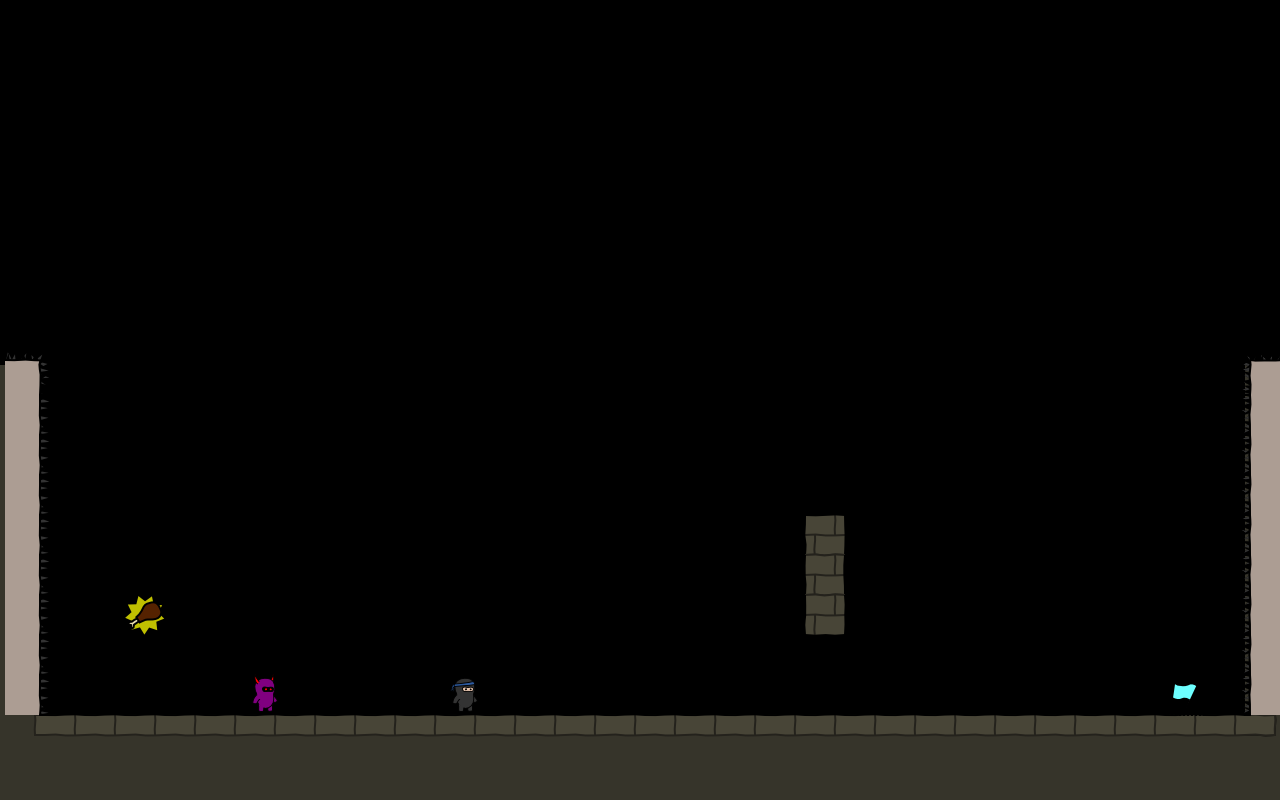

A level layout from a 2D game, rendered from its tile map. Below: a short description, then the map file with its tile-grid data intact:
An orthogonal 32x20 tile map with 40x40 px tiles, 3 tile layers (bg, walls, objects), 1 hidden layer not drawn, 3 tilesets.

<map version="1.0" orientation="orthogonal" width="32" height="20" tilewidth="40" tileheight="40">
 <tileset firstgid="1" name="world1" tilewidth="50" tileheight="50">
  <image source="world3.png" width="400" height="400" />
 </tileset>
 <tileset firstgid="65" name="objectpalette" tilewidth="50" tileheight="50">
  <image source="objectpalette.png" width="400" height="500" />
 </tileset>
 <tileset firstgid="145" name="background" tilewidth="40" tileheight="40">
  <image source="background3.png" width="320" height="600" />
 </tileset>
 <layer name="bg" width="32" height="20">
  <data encoding="csv">
0,0,0,0,0,0,0,0,0,0,0,0,0,0,0,0,0,0,0,0,0,0,0,0,0,0,0,0,0,0,0,0,
0,0,0,0,0,0,0,0,0,0,0,0,0,0,0,0,0,0,0,0,0,0,0,0,0,0,0,0,0,0,0,0,
0,0,0,0,0,0,0,0,0,0,0,0,0,0,0,0,0,0,0,0,0,0,0,0,0,0,0,0,0,0,0,0,
0,0,0,0,0,0,0,0,0,0,0,0,0,0,0,0,0,0,0,0,0,0,0,0,0,0,0,0,0,0,0,0,
0,0,0,0,0,0,0,0,0,0,0,0,0,0,0,0,0,0,0,0,0,0,0,0,0,0,0,0,0,0,0,0,
0,0,0,0,0,0,0,0,0,0,0,0,0,0,0,0,0,0,0,0,0,0,0,0,0,0,0,0,0,0,0,0,
0,0,0,0,0,0,0,0,0,0,0,0,0,0,0,0,0,0,0,0,0,0,0,0,0,0,0,0,0,0,0,0,
0,0,0,0,0,0,0,0,0,0,0,0,0,0,0,0,0,0,0,0,0,0,0,0,0,0,0,0,0,0,0,0,
0,0,0,0,0,0,0,0,0,0,0,0,0,0,0,0,0,0,0,0,0,0,0,0,0,0,0,0,0,0,0,0,
166,0,0,0,0,0,0,0,0,0,0,0,0,0,0,0,0,0,0,0,0,0,0,0,0,0,0,0,0,0,0,164,
174,0,0,0,0,0,0,0,0,0,0,0,0,0,0,0,0,0,0,0,0,0,0,0,0,0,0,0,0,0,0,172,
174,0,0,0,0,0,0,0,0,0,0,0,0,0,0,0,0,0,0,0,0,0,0,0,0,0,0,0,0,0,0,172,
174,0,0,0,0,0,0,0,0,0,0,0,0,0,0,0,0,0,0,0,0,0,0,0,0,0,0,0,0,0,0,172,
174,0,0,0,0,0,0,0,0,0,0,0,0,0,0,0,0,0,0,0,0,0,0,0,0,0,0,0,0,0,0,172,
174,0,0,0,0,0,0,0,0,0,0,0,0,0,0,0,0,0,0,0,0,0,0,0,0,0,0,0,0,0,0,172,
174,0,0,0,0,0,0,0,0,0,0,0,0,0,0,0,0,0,0,0,0,0,0,0,0,0,0,0,0,0,0,172,
174,0,0,0,0,0,0,0,0,0,0,0,0,0,0,0,0,0,0,0,0,0,0,0,0,0,0,0,0,0,0,172,
174,0,0,0,0,0,0,0,0,0,0,0,0,0,0,0,0,0,0,0,0,0,0,0,0,0,0,0,0,0,0,172,
173,173,173,173,173,173,173,173,173,173,173,173,173,173,173,173,173,173,173,173,173,173,173,173,173,173,173,173,173,173,173,173,
173,173,173,173,173,173,173,173,173,173,173,173,173,173,173,173,173,173,173,173,173,173,173,173,173,173,173,173,173,173,173,173
</data>
 </layer>
 <layer name="walls" width="32" height="20">
  <data encoding="csv">
0,0,0,0,0,0,0,0,0,0,0,0,0,0,0,0,0,0,0,0,0,0,0,0,0,0,0,0,0,0,0,0,
0,0,0,0,0,0,0,0,0,0,0,0,0,0,0,0,0,0,0,0,0,0,0,0,0,0,0,0,0,0,0,0,
0,0,0,0,0,0,0,0,0,0,0,0,0,0,0,0,0,0,0,0,0,0,0,0,0,0,0,0,0,0,0,0,
0,0,0,0,0,0,0,0,0,0,0,0,0,0,0,0,0,0,0,0,0,0,0,0,0,0,0,0,0,0,0,0,
0,0,0,0,0,0,0,0,0,0,0,0,0,0,0,0,0,0,0,0,0,0,0,0,0,0,0,0,0,0,0,0,
0,0,0,0,0,0,0,0,0,0,0,0,0,0,0,0,0,0,0,0,0,0,0,0,0,0,0,0,0,0,0,0,
0,0,0,0,0,0,0,0,0,0,0,0,0,0,0,0,0,0,0,0,0,0,0,0,0,0,0,0,0,0,0,0,
0,0,0,0,0,0,0,0,0,0,0,0,0,0,0,0,0,0,0,0,0,0,0,0,0,0,0,0,0,0,0,0,
0,0,0,0,0,0,0,0,0,0,0,0,0,0,0,0,0,0,0,0,0,0,0,0,0,0,0,0,0,0,0,0,
0,0,0,0,0,0,0,0,0,0,0,0,0,0,0,0,0,0,0,0,0,0,0,0,0,0,0,0,0,0,0,0,
0,0,0,0,0,0,0,0,0,0,0,0,0,0,0,0,0,0,0,0,0,0,0,0,0,0,0,0,0,0,0,0,
0,0,0,0,0,0,0,0,0,0,0,0,0,0,0,0,0,0,0,0,0,0,0,0,0,0,0,0,0,0,0,0,
0,0,0,0,0,0,0,0,0,0,0,0,0,0,0,0,0,0,0,0,0,0,0,0,0,0,0,0,0,0,0,0,
0,0,0,0,0,0,0,0,0,0,0,0,0,0,0,0,0,0,0,0,12,0,0,0,0,0,0,0,0,0,0,0,
0,0,0,0,0,0,0,0,0,0,0,0,0,0,0,0,0,0,0,0,20,0,0,0,0,0,0,0,0,0,0,0,
0,0,0,0,0,0,0,0,0,0,0,0,0,0,0,0,0,0,0,0,28,0,0,0,0,0,0,0,0,0,0,0,
0,0,0,0,0,0,0,0,0,0,0,0,0,0,0,0,0,0,0,0,0,0,0,0,0,0,0,0,0,0,0,0,
0,0,0,0,0,0,0,0,0,0,0,0,0,0,0,0,0,0,0,0,0,0,0,0,0,0,0,0,0,0,0,0,
23,10,10,10,10,10,10,10,10,10,10,10,10,10,10,10,10,10,10,10,10,10,10,10,10,10,10,10,10,10,10,24,
0,0,0,0,0,0,0,0,0,0,0,0,0,0,0,0,0,0,0,0,0,0,0,0,0,0,0,0,0,0,0,0
</data>
 </layer>
 <layer name="objects" width="32" height="20">
  <data encoding="csv">
0,0,0,0,0,0,0,0,0,0,0,0,0,0,0,0,0,0,0,0,0,0,0,0,0,0,0,0,0,0,0,0,
0,0,0,0,0,0,0,0,0,0,0,0,0,0,0,0,0,0,0,0,0,0,0,0,0,0,0,0,0,0,0,0,
0,0,0,0,0,0,0,0,0,0,0,0,0,0,0,0,0,0,0,0,0,0,0,0,0,0,0,0,0,0,0,0,
0,0,0,0,0,0,0,0,0,0,0,0,0,0,0,0,0,0,0,0,0,0,0,0,0,0,0,0,0,0,0,0,
0,0,0,0,0,0,0,0,0,0,0,0,0,0,0,0,0,0,0,0,0,0,0,0,0,0,0,0,0,0,0,0,
0,0,0,0,0,0,0,0,0,0,0,0,0,0,0,0,0,0,0,0,0,0,0,0,0,0,0,0,0,0,0,0,
0,0,0,0,0,0,0,0,0,0,0,0,0,0,0,0,0,0,0,0,0,0,0,0,0,0,0,0,0,0,0,0,
0,0,0,0,0,0,0,0,0,0,0,0,0,0,0,0,0,0,0,0,0,0,0,0,0,0,0,0,0,0,0,0,
0,0,0,0,0,0,0,0,0,0,0,0,0,0,0,0,0,0,0,0,0,0,0,0,0,0,0,0,0,0,0,0,
107,0,0,0,0,0,0,0,0,0,0,0,0,0,0,0,0,0,0,0,0,0,0,0,0,0,0,0,0,0,0,105,
115,0,0,0,0,0,0,0,0,0,0,0,0,0,0,0,0,0,0,0,0,0,0,0,0,0,0,0,0,0,0,113,
115,0,0,0,0,0,0,0,0,0,0,0,0,0,0,0,0,0,0,0,0,0,0,0,0,0,0,0,0,0,0,113,
115,0,0,0,0,0,0,0,0,0,0,0,0,0,0,0,0,0,0,0,0,0,0,0,0,0,0,0,0,0,0,113,
115,0,0,0,0,0,0,0,0,0,0,0,0,0,0,0,0,0,0,0,0,0,0,0,0,0,0,0,0,0,0,113,
115,0,0,0,0,0,0,0,0,0,0,0,0,0,0,0,0,0,0,0,0,0,0,0,0,0,0,0,0,0,0,113,
115,0,0,78,0,0,0,0,0,0,0,0,0,0,0,0,0,0,0,0,0,0,0,0,0,0,0,0,0,0,0,113,
115,0,0,0,0,0,0,0,0,0,0,0,0,0,0,0,0,0,0,0,0,0,0,0,0,0,0,0,0,0,0,113,
115,0,0,0,0,0,75,0,0,0,0,65,0,0,0,0,0,0,0,0,0,0,0,0,0,0,0,0,0,66,0,113,
0,0,0,0,0,0,0,0,0,0,0,0,0,0,0,0,0,0,0,0,0,0,0,0,0,0,0,0,0,0,0,0,
0,0,0,0,0,0,0,0,0,0,0,0,0,0,0,0,0,0,0,0,0,0,0,0,0,0,0,0,0,0,0,0
</data>
 </layer>
 <layer name="fg" width="32" height="20" visible="0">
  <data encoding="csv">
0,0,0,0,0,0,0,0,0,0,0,0,0,0,0,0,0,0,0,0,0,0,0,0,0,0,0,0,0,0,0,0,
0,0,0,0,0,0,0,0,0,0,0,0,0,0,0,0,0,0,0,0,0,0,0,0,0,0,0,0,0,0,0,0,
0,0,0,0,0,0,0,0,0,0,0,0,0,0,0,0,0,0,0,0,0,0,0,0,0,0,0,0,0,0,0,0,
0,0,0,0,0,0,0,0,0,0,0,0,0,0,0,0,0,0,0,0,0,0,0,0,0,0,0,0,0,0,0,0,
0,0,0,0,0,0,0,0,0,0,0,0,0,0,0,0,0,0,0,0,0,0,0,0,0,0,0,0,0,0,0,0,
0,0,0,0,0,0,0,0,0,0,0,0,0,0,0,0,0,0,0,0,0,0,0,0,0,0,0,0,0,0,0,0,
0,0,0,0,0,0,0,0,0,0,0,0,0,0,0,0,0,0,0,0,0,0,0,0,0,0,0,0,0,0,0,0,
0,0,0,0,0,0,0,0,0,0,0,0,0,0,0,0,0,0,0,0,0,0,0,0,0,0,0,0,0,0,0,0,
0,0,0,0,0,0,0,0,0,0,0,0,0,0,0,0,0,0,0,0,0,0,0,0,0,0,0,0,0,0,0,0,
0,0,0,0,0,0,0,0,0,0,0,0,0,0,0,0,0,0,0,0,0,0,0,0,0,0,0,0,0,0,0,0,
0,0,0,0,0,0,0,0,0,0,0,0,0,0,0,0,0,0,0,0,0,0,0,0,0,0,0,0,0,0,0,0,
0,0,0,0,0,0,0,0,0,0,0,0,0,0,0,0,0,0,0,0,0,0,0,0,0,0,0,0,0,0,0,0,
0,0,0,0,0,0,0,0,0,0,0,0,0,0,0,0,0,0,0,0,0,0,0,0,0,0,0,0,0,0,0,0,
0,0,0,0,0,0,0,0,0,0,0,0,0,0,0,0,0,0,0,0,0,0,0,0,0,0,0,0,0,0,0,0,
0,0,0,0,0,0,0,0,0,0,0,0,0,0,0,0,0,0,0,0,0,0,0,0,0,0,0,0,0,0,0,0,
0,0,0,0,0,0,0,0,0,0,0,0,0,0,0,0,0,0,0,0,0,0,0,0,0,0,0,0,0,0,0,0,
0,0,0,0,0,0,0,0,0,0,0,0,0,0,0,0,0,0,0,0,0,0,0,0,0,0,0,0,0,0,0,0,
0,0,0,0,0,0,0,0,0,0,0,0,0,0,0,0,0,0,0,0,0,0,0,0,0,0,0,0,0,0,0,0,
0,0,0,0,0,0,0,0,0,0,0,0,0,0,0,0,0,0,0,0,0,0,0,0,0,0,0,0,0,0,0,0,
0,0,0,0,0,0,0,0,0,0,0,0,0,0,0,0,0,0,0,0,0,0,0,0,0,0,0,0,0,0,0,0
</data>
 </layer>
</map>
